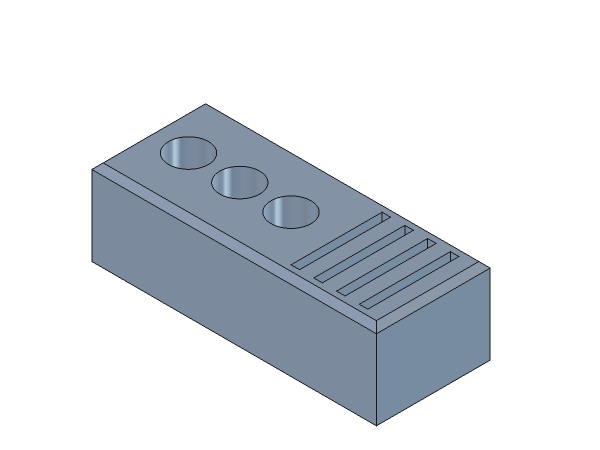
#> input picture tests/design/fixtures/organizer.png, 1200 x 900 px (shown at 1/2 size)
$ python -i imaging.py   (imports and definitions only)
#> lines starting #> are read from the running program, lines starting #| are printed output that depends on the picture; after the words box and inside, x2 and y2 are one past the last pixel; in counts of white or black regions, pixels touching at a corner belong together
#> further down, picture is the input picture: PIL image 1200x900 RGB; mean R, G, B 218.5, 222.6, 227.9
"""Image to 3D, server side (local, no network): outlines and height grids from a picture.

- outline_profile: the picture's shapes as closed polygons in mm (outer loops with their
  holes), found with marching squares on a thresholded image and simplified.
- height_grid: brightness as a height field in mm (dark = high by default).
- preview_png: a small PNG so Claude can look at the picture.

The FreeCAD side (extrude, revolve, mesh, image plane) is generated in mcp_server.
"""

from __future__ import annotations

import io
import math
from pathlib import Path
from typing import Any

import numpy as np
from PIL import Image, ImageDraw, ImageOps, UnidentifiedImageError

MAX_SIDE_OUTLINE = 700
MAX_SIDE_RELIEF = 400


class ImageError(Exception):
    pass


# [18 lines left out: functions _open, _fit, not called in this run]


def _gray(img: Image.Image) -> np.ndarray:
    """0 = black … 1 = white; transparent pixels count as white background."""
    rgba = np.asarray(img.convert("RGBA"), dtype=np.float32) / 255.0
    lum = 0.299 * rgba[..., 0] + 0.587 * rgba[..., 1] + 0.114 * rgba[..., 2]
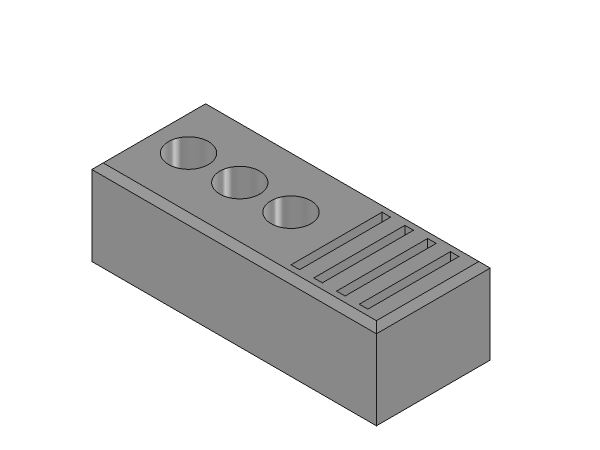
#> lum: shape (900, 1200) float32 (shown at 1/2 size); min 0.098, max 1, mean 0.871
    return lum * rgba[..., 3] + (1.0 - rgba[..., 3])


def otsu(values: np.ndarray) -> float:
    hist, edges = np.histogram(values, bins=256, range=(0.0, 1.0))
#> hist = 256 values, max 781893 at index 255, min 0 at index 0, mean 4218.8; edges = 257 values from 0 to 1
    w = hist.cumsum().astype(np.float64)
#> w = 256 values from 0 to 1080000
    m = (hist * (edges[:-1] + 0.5 / 256)).cumsum()
#> m = 256 values from 0 to 938426.2
    total, mean = w[-1], m[-1]
#> total = 1080000; mean = 938426.2
    w1 = total - w
#> w1 = 256 values, max 1080000 at index 0, min 0 at index 255, mean 936316.8
    with np.errstate(divide="ignore", invalid="ignore"):
        between = (mean * w - m * total) ** 2 / (w * w1)
    between[~np.isfinite(between)] = 0
    return float(edges[int(np.argmax(between)) + 1])


def foreground_mask(img: Image.Image, threshold: float | None = None, invert: bool = False) -> np.ndarray:
    """The picture's object: opaque pixels if it has transparency, else the darker side of the threshold."""
    if img.mode in ("RGBA", "LA", "PA") or "transparency" in img.info:
        alpha = np.asarray(img.convert("RGBA"), dtype=np.float32)[..., 3] / 255.0
        if alpha.min() < 0.5 < alpha.max():
            mask = alpha > 0.5
            return ~mask if invert else mask
    gray = _gray(img)
    t = otsu(gray) if threshold is None else threshold
#> t = 0.762
    mask = gray < t
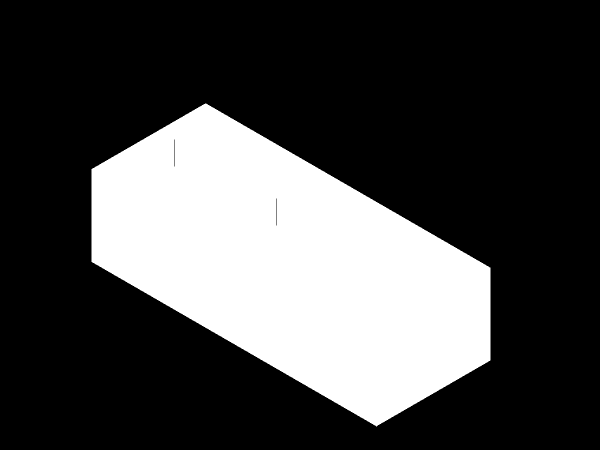
#> mask: shape (900, 1200) bool (shown at 1/2 size); 27.6% white; 1 white region, box (x1, y1, x2, y2) and area: (183, 207, 981, 853) 297999
    return ~mask if invert else mask


# marching squares: corner bits TL=8, TR=4, BR=2, BL=1; edges T, R, B, L
_SEGMENTS = {1: [("L", "B")], 2: [("B", "R")], 3: [("L", "R")], 4: [("T", "R")], 5: [("L", "B"), ("T", "R")],
             6: [("T", "B")], 7: [("T", "L")], 8: [("L", "T")], 9: [("T", "B")], 10: [("L", "T"), ("B", "R")],
             11: [("T", "R")], 12: [("L", "R")], 13: [("B", "R")], 14: [("L", "B")]}


# [57 lines left out: functions contours, _rdp, simplify_loop, not called in this run]


def area(loop: list[tuple[float, float]]) -> float:
    return 0.5 * sum(x0 * y1 - x1 * y0 for (x0, y0), (x1, y1) in zip(loop, loop[1:] + loop[:1], strict=True))


# [92 lines left out: functions _inside, nest, outline_profile, height_grid, preview_png, side_by_side, not called in this run]


# ---------- labelled views and sections

def _rotate(axis: np.ndarray, angle: float, vec: np.ndarray) -> np.ndarray:
    return (vec * math.cos(angle) + np.cross(axis, vec) * math.sin(angle)
            + axis * (axis @ vec) * (1 - math.cos(angle)))


# [32 lines left out: functions parse_camera, nice_length, _scale_bar, not called in this run]


AXIS_COLORS = {"X": (200, 30, 30), "Y": (30, 150, 30), "Z": (30, 60, 200)}


# [78 lines left out: functions _axes, view_sheet, section_image, not called in this run]


PAINT = np.array((60.0, 130.0, 95.0))
SURFACE_SIDES = (("front left", 215.0), ("rear right", 35.0))


# [58 lines left out: functions _rasterize, _shade, not called in this run]


def _side_view(azimuth: float) -> np.ndarray:
    az, el = math.radians(azimuth), math.radians(24)
    return np.array((math.cos(el) * math.cos(az), math.cos(el) * math.sin(az), math.sin(el)))


# [25 lines left out: functions shade_surface, surface_sheet, not called in this run]

>>> from PIL import Image
>>> picture = Image.open('../../../../tests/design/fixtures/organizer.png')
>>> result = foreground_mask(picture)
